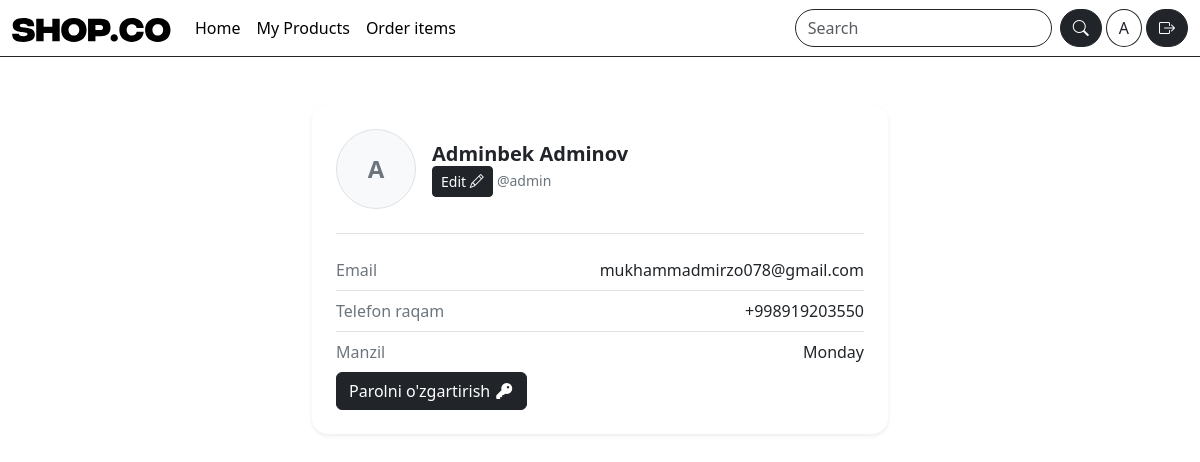
The app's page /accounts/profile/ (signed in) with its own data.
### accounts/models.py (models this page shows, shortened)
class User(AbstractUser):
    class Role(models.TextChoices):
        BUYER = 'BUYER', 'Buyer'
        SELLER = 'SELLER', 'Seller'
    role = models.CharField(
        choices=Role.choices,
        default=Role.BUYER
    )
    image = models.ImageField(upload_to="avatars/", null=True, blank=True)
    phone = models.CharField(max_length=15, help_text="+998919203550")
    address = models.CharField(max_length=250)

### accounts/views.py (the view)
# urls.py: path('profile/', views.ProfileDetailView.as_view(), name='profile'),
class ProfileDetailView(LoginRequiredMixin, DetailView):
    model = User
    template_name = "accounts/profile_detail.html"
    context_object_name = "profile_user"
    def get_object(self):
        return self.request.user

### templates/accounts/profile_detail.html (shortened to what this page needs)
{% extends 'base.html' %}
{% block content %}
<div class="container col-lg-6 col-md-7 col-11 my-5">
    <div class="card border-0 shadow-sm rounded-4 p-4">
        <div class="d-flex align-items-center gap-3 mb-4">
            {% if user.image %}
                <img class="rounded-circle border" style="width:80px; height:80px; object-fit:cover;" src="{{ user.image.url }}" alt="">
            {% else %}
                <div class="rounded-circle bg-light border d-flex align-items-center justify-content-center" style="width:80px; height:80px;">
                    <span class="fs-4 fw-semibold text-secondary">{{ user.username|slice:1|title }}</span>
                </div>
            {% endif %}
            <div>
                    <h5 class="mb-0 fw-semibold">{{ user.first_name }} {{ user.last_name }}</h5> <a class=" text-decoration-none btn btn-dark btn-sm" href="{% url 'profile_edit'  %}">Edit <i class="bi bi-pencil"></i></a>
                <span class="text-secondary small">@{{ user.username }}</span>
            </div>
        </div>
        <div class="border-top pt-3">
            <div class="d-flex justify-content-between py-2 border-bottom">
                <span class="text-secondary">Email</span>
                <span class="fw-medium">{{ user.email }}</span>
            </div>
            <div class="d-flex justify-content-between py-2 border-bottom">
                <span class="text-secondary">Telefon raqam</span>
                <span class="fw-medium">{{ user.phone }}</span>
            </div>
            <div class="d-flex justify-content-between py-2">
                <span class="text-secondary">Manzil</span>
                <span class="fw-medium">{{ user.address }}</span>
            </div>
            <a class="btn btn-dark" href="{% url 'password_change' %}">Parolni o'zgartirish <i class="fa-solid fa-key"></i></a>
        </div>
    </div>
</div>
{% endblock content %}

### templates/includes/navbar.html (shortened to what this page needs)
{% load static %}
<nav class="navbar navbar-expand-md bottom border-bottom border-dark">
  <div class="container-fluid">
    <a class="navbar-brand" href="{% url 'product_list' %}"><img src="{%static 'images/SHOP.CO.svg' %}" alt=""></a>
    <div class="collapse navbar-collapse" id="navbarSupportedContent">
      <ul class="navbar-nav me-auto mb-2 mb-lg-0">
        <li class="nav-item">
          <a class="nav-link active" aria-current="page" href="{% url 'product_list' %}">Home</a>
        </li>
        <li class="nav-item">
          {% if request.user.is_authenticated and request.user.role == "SELLER" %}
<a class="nav-link active" href="{% url 'seller_products' %}">
My Products
</a>
{% endif %}
        </li>
        {% if user.role == 'SELLER' %}
        <li class="nav-item">
          <a class="nav-link active" href="{% url 'seller_order_items' %}">Order items</a>
        </li>
        {% endif %}
      </ul>
      <form class="d-flex me-1 mb-2 mb-md-0" role="search">
        <input class="form-control me-2 rounded-pill border-dark" type="search" placeholder="Search" aria-label="Search"/>
        <button class="btn btn-dark rounded-pill" type="submit"><i class="bi bi-search"></i></button>
      </form>
      {% if user.is_authenticated and user.image %}
        <a class="border rounded-circle border-dark me-1 btn-outline-dark" href="{% url 'profile'  %}"><img class="rounded rounded-circle"  style="width:35px; height:35px" src="{{ user.image.url }}" alt=""></a>
      {% elif user.is_authenticated and not user.image %}
        <a href="{% url 'profile'%}"><span class="btn btn-outline-dark rounded-circle me-1">{{ user.username|slice:1|title }}</span></a>
       {% else %}
       <a href="{% url 'login' %}"><i class="bi bi-person-circle fs-1 text-dark"></i></a>
       {% endif %}
      {% if user.is_authenticated %}
      <form method="post" action="{% url 'logout' %}" class="r">
        <button class="btn btn-dark rounded-pill"><i class="bi bi-box-arrow-right"></i></button>
      </form>
      {%else%}
      <a class="btn btn-dark rounded-pill mx-1" href="{% url 'login' %}">Login</a>
      <a class="btn border border-dark rounded-pill btn-outline-dark" href="{% url 'signup' %}">Signup</a>
      {% endif %}
    </div>
  </div>
</nav>

### static/css/style.css (style rules this page uses)
.btn-outline-dark { background-color: white; transition: .3s; }
form input, form select { border-radius: 50rem !important; border-color: #212529 !important; }

### records on screen
User: username "A", first_name "Adminbek", last_name "Adminov", username "admin", email "mukhammadmirzo078@gmail.com", phone "+998919203550", address "Monday"
